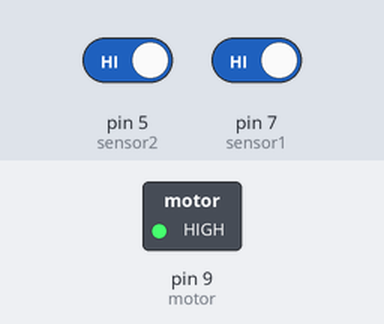
This sketch was run on a simulated Arduino Uno, built with avr-gcc and run on an emulated ATmega328P. Shown: switched loads named in the sketch (green lamp = pin HIGH). Inputs (shaded band) come from the test bench; at power-on: pin 5 (sensor2) HIGH, pin 7 (sensor1) HIGH.

Above: at 4.8 s.
4.9 s: pin 5 (sensor2) driven LOW
7.6 s: pin 5 (sensor2) driven HIGH
13.1 s: pin 7 (sensor1) driven LOW
At 14.3 s:
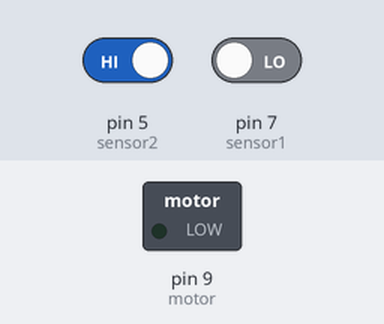
Timing chart, 0 to 16.1 s (numbered marks = the images above; inputs shaded):
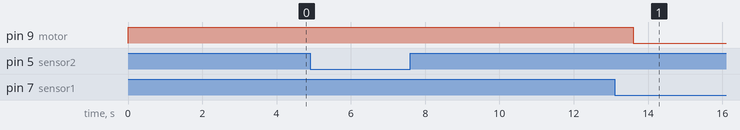

Measured:
- after the input at 13.1 s, pin 9 (motor): HIGH → LOW after 0.50 s

The sketch:

step4.ino
```cpp
int motor = 9; //모터 9번핀으로 제어
int sensor1 = 7; //포터센서1 7번핀으로 제어
int sensor2 = 5; //포터센서2 5번핀으로 제어

void setup()  {
  pinMode(motor, OUTPUT);
  pinMode(sensor1, INPUT_PULLUP);
  pinMode(sensor2, INPUT_PULLUP);// 센서를 인풋_풀업
}

void loop()  {
  if (digitalRead(sensor1) == HIGH) {
    digitalWrite(motor, HIGH); //1번센서에 감지되면 motor작동
  }
  if (digitalRead(sensor2) == HIGH) {
    delay(2000);
    digitalWrite(motor, LOW); //센서 닫히면 2초후 Off
  }
}
```
